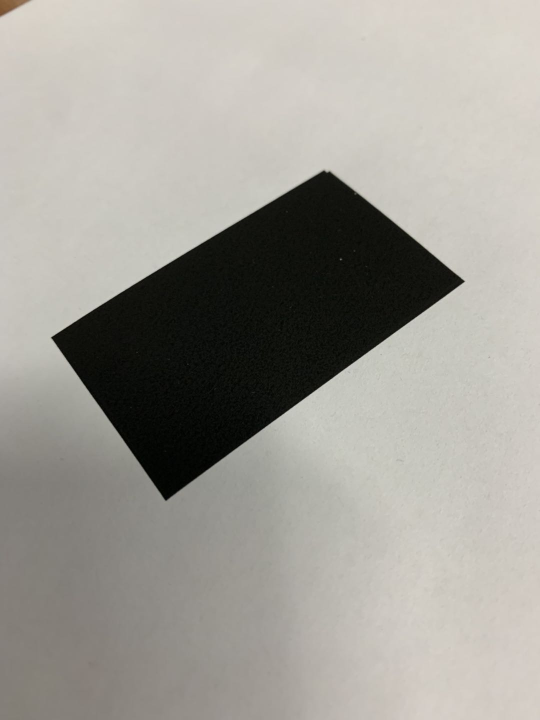
#> input picture simonprojects/simonopencv111/rectangleline.jpg, 1080 x 1440 px, given in place of the camera (shown at 1/2 size)
$ python plane_tracking.py   (Python 2 division)
#> lines starting #> are read from the running program, lines starting #| are printed output that depends on the picture; after the words box and inside, x2 and y2 are one past the last pixel; in counts of white or black regions, pixels touching at a corner belong together
### simonprojects/simonopencv111/locating_the_plane_and_drawing_it/finding_blue.py
import cv2

import cv2
import numpy as np


def detect_finger_by_hsv(frame, l_hsv, u_hsv):

    # hsv = cv2.cvtColor(frame, cv2.COLOR_BGR2HSV)
    #

    l_b = np.array([l_hsv[0], l_hsv[1], l_hsv[2]])
    u_b = np.array([u_hsv[0], u_hsv[1], u_hsv[2]])

    mask = cv2.inRange(frame, l_b, u_b)

    res = cv2.bitwise_and(frame, frame, mask=mask)

    # cv2.imshow("frame", frame)
    # cv2.imshow("mask", mask)
    # cv2.imshow("res", res)
    return res, mask


# [33 lines left out: function detect_finger_by_contours, not called in this run]

### simonprojects/simonopencv111/locating_the_plane_and_drawing_it/plane_tracking.py

import cv2
import numpy as np
from locating_the_plane_and_drawing_it import finding_blue

#target color from bgr to hsv
color = np.uint8([[[255 ,0  ,0 ]]])
hsv_color = cv2.cvtColor(color,cv2.COLOR_BGR2HSV)
print(hsv_color)

#import videocapture
cap0 = cv2.VideoCapture(1)
cap1 = cv2.VideoCapture(0)

#creating trackbars
def nothing(x):
    pass
cv2.namedWindow("Parameters", cv2.WINDOW_NORMAL)
cv2.createTrackbar("L_A", "Parameters", 0, 255, nothing)
#> slider 'L_A' is set to 51
cv2.createTrackbar("L_B", "Parameters", 0, 255, nothing)
#> slider 'L_B' is set to 51
cv2.createTrackbar("L_C", "Parameters", 0, 255, nothing)
#> slider 'L_C' is set to 51
cv2.createTrackbar("H_A", "Parameters", 255, 255, nothing)
cv2.createTrackbar("H_B", "Parameters", 255, 255, nothing)
cv2.createTrackbar("H_C", "Parameters", 255, 255, nothing)
cv2.createTrackbar("SEP", "Parameters", 220, 255, nothing)
cv2.createTrackbar("Focal Length", "Parameters", 12, 150, nothing)

cv2.createTrackbar("minarea", "Parameters", 5000, 30000, nothing)
cv2.createTrackbar("kernel", "Parameters", 1, 19, nothing)
cv2.createTrackbar("OKN", "Parameters", 1, 19, nothing)
#infinite loop
while(1):

    # Take each frame and blur
    _,frameunblurred0 = cap0.read()
#> frameunblurred0 is the input picture: shape (1440, 1080, 3); mean B, G, R 150.1, 156.7, 159.2
    frameunblurred0 = frameunblurred0[60:400,:,:]
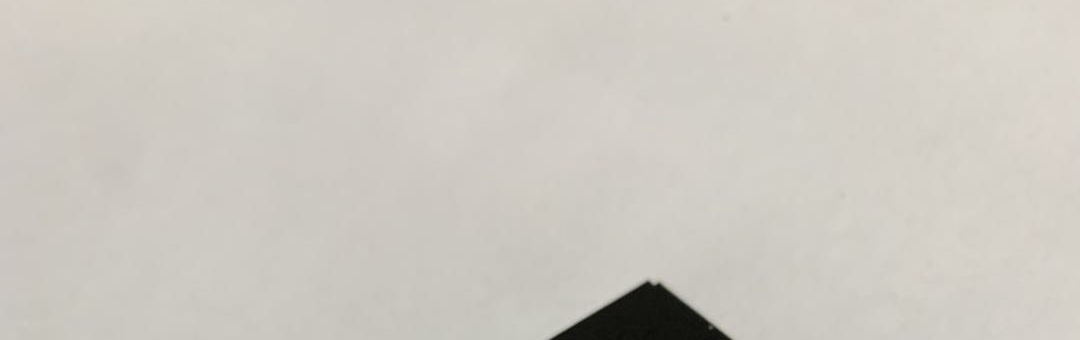
#> frameunblurred0: shape (340, 1080, 3); mean B, G, R 193.7, 201.2, 205.1
    kn =cv2.getTrackbarPos("kernel", "Parameters")*2+1
    frame0 =  cv2.GaussianBlur(frameunblurred0, (kn, kn), 0)
    frame0 = cv2.medianBlur(frameunblurred0, kn, 0)
    # frame0 = frameunblurred0
    bgr0 = frame0
    # bgr0 = cv2.morphologyEx(bgr0, cv2.MORPH_OPEN, (okn, okn))
    # Convert BGR to HSV
    # hsv = cv2.cvtColor(frame, cv2.COLOR_BGR2HSV)
    # bgr = cv2.cvtColor(frame, cv2.COLOR_HSV2BGR)

    # 11111111111111111111Take each frame and blur
    _, frameunblurred1 = cap1.read()
    frameunblurred1 = frameunblurred1[60:400, :, :]
    kn = cv2.getTrackbarPos("kernel", "Parameters")*2+1
    frame1= cv2.medianBlur(frameunblurred1, kn, 0)
    # frame1 = frameunblurred1
    bgr1 = frame1
    # bgr1 = cv2.morphologyEx(bgr1, cv2.MORPH_OPEN, (okn, okn))
    # Convert BGR to HSV
    # hsv = cv2.cvtColor(frame, cv2.COLOR_BGR2HSV)
    # bgr = cv2.cvtColor(frame, cv2.COLOR_HSV2BGR)


    # define range of target color in HSV from trackbars
    la = cv2.getTrackbarPos("L_A", "Parameters")
    lb = cv2.getTrackbarPos("L_B", "Parameters")
    lc = cv2.getTrackbarPos("L_C", "Parameters")
    ha = cv2.getTrackbarPos("H_A", "Parameters")
    hb = cv2.getTrackbarPos("H_B", "Parameters")
    hc = cv2.getTrackbarPos("H_C", "Parameters")
    okn = cv2.getTrackbarPos("OKN", "Parameters")*2 +1
    lower_black = np.array([la, lb, lc])
    upper_black= np.array([ha, hb, hc])

    # Threshold the HSV image to get only target colors
    mask0 = finding_blue.detect_finger_by_hsv(frame0,lower_black, upper_black)
#> in detect_finger_by_hsv, `mask = cv2.inRange(frame, l_b, u_b)`:
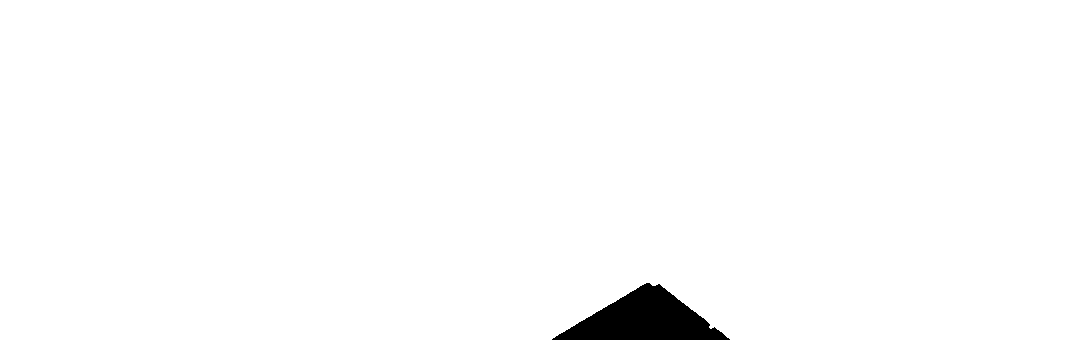
#> mask: shape (340, 1080); 98.5% white; 1 black region, box (x1, y1, x2, y2) and area: (552, 283, 730, 340) 5428

    #finding centroid of mask 0

#> (the run stopped early here; a loop or call above may not have finished)
